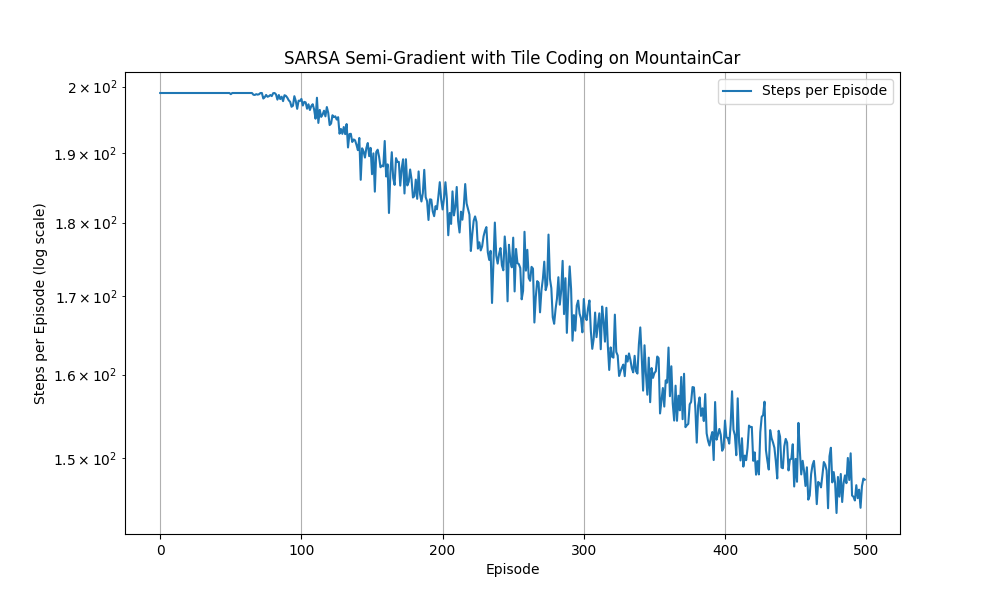

Recreate this plot in Python.
import numpy as np
import matplotlib.pyplot as plt
import gym
from value_function import ValueFunction

def sarsa_semi_gradient(
    env,
    num_episodes: int,
    discount_factor: float,
    epsilon: float,
    alpha: float,
) -> np.ndarray:
    num_actions = env.action_space.n # number of possible actions in the environment
    q = ValueFunction(alpha, num_actions) # Initialise value function approximator
    steps_per_episode = np.zeros(num_episodes, dtype=int)

    for episode in range(num_episodes):
        state, _ = env.reset()
        action = q.act(state, epsilon) # Select action using epsilon-greedy policy
        steps = 0

        while True:
            new_state, reward, done, truncated, _ = env.step(action)

            if done or truncated:
                q.update(reward, state, action)
                break

            new_action = q.act(new_state, epsilon)
            target = reward + discount_factor * q(new_state, new_action) # Compute target Q-value
            q.update(target, state, action)

            state = new_state
            action = new_action
            steps += 1

        steps_per_episode[episode] = steps

    return steps_per_episode

def plot_episode_lengths(steps_per_episode: np.ndarray, num_episodes: int) -> None:
    plt.figure(figsize=(10, 6))
    plt.plot(np.arange(num_episodes), steps_per_episode, label='Steps per Episode')
    plt.yscale('log')
    plt.xlabel('Episode')
    plt.ylabel('Steps per Episode (log scale)')
    plt.title('SARSA Semi-Gradient with Tile Coding on MountainCar')
    plt.legend()
    plt.grid(True)
    plt.savefig('sarsa_semi_gradient.png')
    plt.show()

def run_experiment(epsilon: float, alpha: float, num_episodes: int, average_runs: int) -> None:
    discount_factor = 1.0
    env = gym.make("MountainCar-v0")
    average_steps_per_episode = np.zeros(num_episodes, dtype=float)

    for _ in range(average_runs):
        steps_per_episode = sarsa_semi_gradient(env, num_episodes, discount_factor, epsilon, alpha)
        average_steps_per_episode += steps_per_episode

    average_steps_per_episode /= average_runs
    plot_episode_lengths(average_steps_per_episode, num_episodes)

def main() -> None:
    alpha = 0.1
    epsilon = 0.1
    num_episodes = 500
    average_runs = 100
    run_experiment(epsilon, alpha, num_episodes, average_runs)

if __name__ == "__main__":
    main()